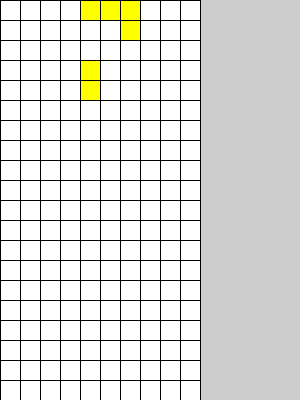
Frame 1 (no input)
Frame 60 (the mouse pressed at the canvas centre just before this capture): identical to frame 1, image omitted
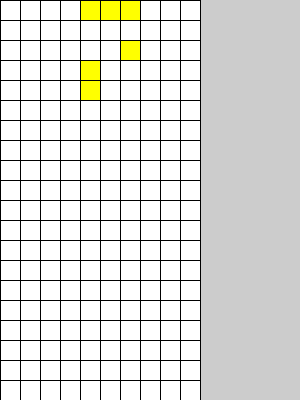
Frame 120 (the mouse held since frame 60 and released just before this capture)

The Processing sketch that drew these frames (run headless with seeded random() and noise(); from frame 60 on, the mouse is pressed at the canvas centre):

// Processing sketch: THIS_STUPID
// ── THIS_STUPID.pde
int Xrow = 10;
int Yrow = 20;
int timer = 0;
boolean Rightpressed;
boolean Leftpressed;
boolean Spacebarpressed = false;
boolean BlockScreen = false;
boolean[][] myArray = new boolean[Xrow][Yrow];
boolean[][] myMove = new boolean[Xrow][Yrow];
boolean[][] Testmove = new boolean[Xrow][Yrow];
crying cry = new crying();
void setup() {
  frameRate(200);
  size(300, 400);
}
void Grid() {

  for (int i = 0; i < Xrow; i++) {
    for (int j = 0; j < Yrow; j++) {
      int Xrect = i * 20;
      int Yrect = j * 20;
      if (!myArray[i][j]) {
        fill(255);
        rect(Xrect, Yrect, 20, 20);
        // creates the white squares if false
      } else if (myMove[i][j]) {

        fill(255, 255, 0);
        rect(Xrect, Yrect, 20, 20);
        // creates the black squares if its true
      } else {

        fill(0);
        rect(Xrect, Yrect, 20, 20);
        // creates the black squares if its true}
      }
    }
  }
}
void draw()
{
  
  cry.create();
  cry.fall();
  timer+=1;

  Grid();
  if (timer >= 61 ) {
    timer=0;
  }
}
class crying {
  void create() {
    if (!BlockScreen) {
      int Ran= int(random(0, 7));
      Ran = 0;
      if (Ran == 0)
      {
        myArray[4][0]= true;
        myMove[4][0] = true;
        myArray[5][0]= true;
        myMove[5][0] = true;
        myArray[6][0]= true;
        myMove[6][0] = true;
        myArray[6][1]= true;
        myMove[6][1] = true;
        Testmove[4][0]= true;
        Testmove[5][0] = true;
        Testmove[6][0]= true;
        Testmove[6][1] = true;
        myArray[4][3]= true;
        myMove[4][3] = true;
         Testmove[4][3]= true;
                 myArray[4][4]= true;
        myMove[4][4] = true;
         Testmove[4][4]= true;
        BlockScreen = true;
      }
    }
  }
  void fall()
  {
    // this feature is so annoying i want to cry
    if (timer >= 60 && BlockScreen)
    {
      for (int i = 9; i >=0; i--) {
        for (int j = 19; j>= 0; j--) {

          if (j<19 && Testmove[i][j] &&(myMove[i][j] || !myArray[i][j+1] )) {
            
            if (!Testmove[i][j+1] && myMove[i][j])
            {
              Testmove[i][j] =false;
              Testmove[i][j+1]=true;
              myArray[i][j] =false;
              myArray[i][j+1]=true;
              myMove[i][j] =false;
              myMove[i][j+1] =true;
            }
            if (myMove[i][19] || Testmove[i][j+1]) {
                    for (int x = 9; i >=0; i--) {
        for (int y = 19; j>= 0; j--) { myMove[x][y] = false;
           
              
        }
                
              }
            }
             else {
            }
            
          }
        }}
    }
  }
}
